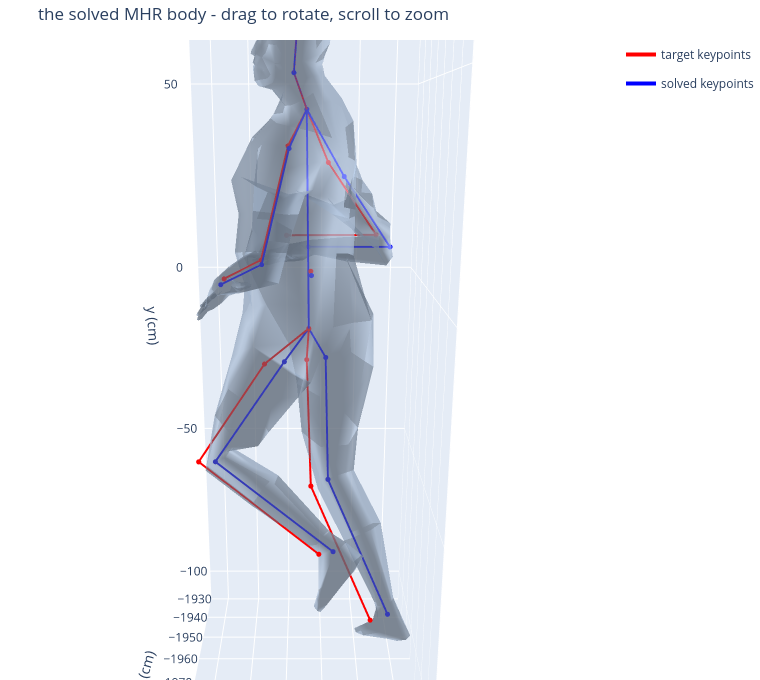

The cell this chart's notebook holds for it:
### Code cell
video_path = sorted(VIDEOS.rglob("*.mkv"))[9]
subject, clip_id, view = video_path.stem.split("-")
frames = load_clip(JOINTS_DIR / subject / f"{subject}-{clip_id}.c3d")
K, E = read_camera(subject, view)
order = list(ik.TARGET_TO_RIG)

index = 220
photo = video_frame(video_path, index)
target_points = ik.targets_from_aspset(frames[index])
pose = ik.solve(rig, target_points)
solved_points = ik.posed_keypoints(rig, pose)

mesh = ik.mesh_from_pose(rig, pose)
vertices = np.asarray(getattr(mesh, "vertices", mesh), dtype=float)
triangles = np.asarray(faces(rig.model), dtype=int)

# ---------------------------------------------------------------- 1. 3D keypoints
figure = plt.figure(figsize=(9, 4.4))
for k, (elev, azim, title) in enumerate([(8, -75, "3D keypoints - front"),
                                         (8, 15, "3D keypoints - side")]):
    ax = figure.add_subplot(1, 2, k + 1, projection="3d")
    draw(ax, target_points, "tab:red", label="target", width=1.2)
    draw(ax, solved_points, "tab:blue", label="solved")
    tidy(ax, target_points, title)
    ax.view_init(elev=elev, azim=azim)
ax.legend(loc="upper right", fontsize=6)
plt.tight_layout(); plt.show()

# ------------------------------------------------- 2. interactive 3D body model
try:

    # MHR is y-up; plot as (x, z, y) so the figure is z-up like the matplotlib views.
    vx, vy, vz = vertices[:, 0], vertices[:, 2], vertices[:, 1]
    body = go.Mesh3d(x=vx, y=vy, z=vz,
                     i=triangles[:, 0], j=triangles[:, 1], k=triangles[:, 2],
                     color="lightsteelblue", opacity=0.55, flatshading=False,
                     lighting=dict(ambient=0.55, diffuse=0.7, specular=0.15),
                     name="MHR body", hoverinfo="skip", showscale=False)

    traces = [body]
    for points, colour, name in ((target_points, "red", "target keypoints"),
                                 (solved_points, "blue", "solved keypoints")):
        for a, b in SKELETON:
            pa, pb = points[a], points[b]
            traces.append(go.Scatter3d(x=[pa[0], pb[0]], y=[pa[2], pb[2]], z=[pa[1], pb[1]],
                                       mode="lines", line=dict(color=colour, width=4),
                                       name=name, legendgroup=name,
                                       showlegend=(a, b) == SKELETON[0], hoverinfo="skip"))
        names = list(points)
        xyz = np.array([points[n] for n in names])
        traces.append(go.Scatter3d(x=xyz[:, 0], y=xyz[:, 2], z=xyz[:, 1], mode="markers",
                                   marker=dict(size=3, color=colour), text=names,
                                   name=name, legendgroup=name, showlegend=False,
                                   hovertemplate="%{text}<extra></extra>"))

    figure3d = go.Figure(traces)
    figure3d.update_layout(
        title="the solved MHR body - drag to rotate, scroll to zoom",
        width=760, height=680, margin=dict(l=0, r=0, t=40, b=0),
        scene=dict(xaxis_title="x (cm)", yaxis_title="z (cm)", zaxis_title="y (cm)",
                   aspectmode="data",
                   camera=dict(eye=dict(x=0.0, y=-2.0, z=0.6))))
    figure3d.show()

except ImportError:
    print("plotly is not installed (`pip install plotly`) - "
          "falling back to a static 3D view of the mesh.")
    ax = plt.figure(figsize=(4.5, 6)).add_subplot(projection="3d")
    step = max(1, len(vertices) // 4000)
    ax.scatter(vertices[::step, 0], vertices[::step, 2], vertices[::step, 1],
               s=0.4, color="lightsteelblue")
    draw(ax, solved_points, "tab:blue")
    tidy(ax, solved_points, "the solved MHR body")
    plt.show()

# ------------------------------------------------------------- 3. the 2D image
# Build a camera for mhr_kit's renderer that matches ASPset's real camera.
# ASPset maps world -> camera in mm/y-down; our mesh is cm/y-up, so we fold the
# flip and the unit change into the rotation and translation.
flip = np.diag([1.0, -1.0, -1.0])
rotation = E[:3, :3] @ flip
translation = E[:3, 3] / 10.0                      # mm -> cm
camera = render.Camera(focal=float(K[0, 0]), center=(float(K[0, 2]), float(K[1, 2])),
                       size=(photo.shape[1], photo.shape[0]),
                       rotation=rotation, translation=translation)

overlay = render.render(mesh, triangles, camera, background=photo, alpha=0.55)

box = project(np.array([frames[index][ik.ASPSET_ORDER.index(n)] for n in order]), K, E)
x1, y1 = box.min(0) - 90
x2, y2 = box.max(0) + 90

figure, axes = plt.subplots(1, 2, figsize=(10, 5))
axes[0].imshow(photo); axes[0].set(title="the photograph", xticks=[], yticks=[])
axes[1].imshow(overlay); axes[1].set(title="the solved MHR body, drawn back into it",
                                     xticks=[], yticks=[])
for ax in axes:
    ax.set_xlim(x1, x2); ax.set_ylim(y2, y1)
plt.tight_layout(); plt.show()

### Figure 1 — Plotly figure (JSON) as saved in the notebook; plotly's stock layout.template omitted (floating-point values rounded to 4 significant figures; data arrays with more than 128 entries replaced by an {"elided": "..."} marker saying what was removed)
{"data": [{"color": "lightsteelblue", "flatshading": false, "hoverinfo": "skip", "i": {"elided": "1186 int values"}, "j": {"elided": "1186 int values"}, "k": {"elided": "1186 int values"}, "lighting": {"ambient": 0.55, "diffuse": 0.7, "specular": 0.15}, "name": "MHR body", "opacity": 0.55, "showscale": false, "type": "mesh3d", "x": {"elided": "595 float values"}, "y": {"elided": "595 float values"}, "z": {"elided": "595 float values"}}, {"hoverinfo": "skip", "legendgroup": "target keypoints", "line": {"color": "red", "width": 4}, "mode": "lines", "name": "target keypoints", "showlegend": true, "type": "scatter3d", "x": [-523.8, -524.3], "y": [-1965.0, -1958.0], "z": [-9.1, 42.87]}, {"hoverinfo": "skip", "legendgroup": "target keypoints", "line": {"color": "red", "width": 4}, "mode": "lines", "name": "target keypoints", "showlegend": false, "type": "scatter3d", "x": [-524.3, -527.4], "y": [-1958.0, -1957.0], "z": [42.87, 51.13]}, {"hoverinfo": "skip", "legendgroup": "target keypoints", "line": {"color": "red", "width": 4}, "mode": "lines", "name": "target keypoints", "showlegend": false, "type": "scatter3d", "x": [-527.4, -526.1], "y": [-1957.0, -1953.0], "z": [51.13, 68.23]}, {"hoverinfo": "skip", "legendgroup": "target keypoints", "line": {"color": "red", "width": 4}, "mode": "lines", "name": "target keypoints", "showlegend": false, "type": "scatter3d", "x": [-524.3, -519.0], "y": [-1958.0, -1954.0], "z": [42.87, 30.43]}, {"hoverinfo": "skip", "legendgroup": "target keypoints", "line": {"color": "red", "width": 4}, "mode": "lines", "name": "target keypoints", "showlegend": false, "type": "scatter3d", "x": [-519.0, -504.9], "y": [-1954.0, -1935.0], "z": [30.43, 10.08]}, {"hoverinfo": "skip", "legendgroup": "target keypoints", "line": {"color": "red", "width": 4}, "mode": "lines", "name": "target keypoints", "showlegend": false, "type": "scatter3d", "x": [-504.9, -529.9], "y": [-1935.0, -1935.0], "z": [10.08, 9.978]}, {"hoverinfo": "skip", "legendgroup": "target keypoints", "line": {"color": "red", "width": 4}, "mode": "lines", "name": "target keypoints", "showlegend": false, "type": "scatter3d", "x": [-524.3, -528.5], "y": [-1958.0, -1974.0], "z": [42.87, 34.81]}, {"hoverinfo": "skip", "legendgroup": "target keypoints", "line": {"color": "red", "width": 4}, "mode": "lines", "name": "target keypoints", "showlegend": false, "type": "scatter3d", "x": [-528.5, -533.7], "y": [-1974.0, -1994.0], "z": [34.81, 12.82]}, {"hoverinfo": "skip", "legendgroup": "target keypoints", "line": {"color": "red", "width": 4}, "mode": "lines", "name": "target keypoints", "showlegend": false, "type": "scatter3d", "x": [-533.7, -543.2], "y": [-1994.0, -1977.0], "z": [12.82, 5.729]}, {"hoverinfo": "skip", "legendgroup": "target keypoints", "line": {"color": "red", "width": 4}, "mode": "lines", "name": "target keypoints", "showlegend": false, "type": "scatter3d", "x": [-523.8, -524.3], "y": [-1965.0, -1963.0], "z": [-9.1, -17.7]}, {"hoverinfo": "skip", "legendgroup": "target keypoints", "line": {"color": "red", "width": 4}, "mode": "lines", "name": "target keypoints", "showlegend": false, "type": "scatter3d", "x": [-524.3, -523.1], "y": [-1963.0, -1954.0], "z": [-17.7, -57.47]}, {"hoverinfo": "skip", "legendgroup": "target keypoints", "line": {"color": "red", "width": 4}, "mode": "lines", "name": "target keypoints", "showlegend": false, "type": "scatter3d", "x": [-523.1, -506.8], "y": [-1954.0, -1968.0], "z": [-57.47, -91.13]}, {"hoverinfo": "skip", "legendgroup": "target keypoints", "line": {"color": "red", "width": 4}, "mode": "lines", "name": "target keypoints", "showlegend": false, "type": "scatter3d", "x": [-523.8, -534.8], "y": [-1965.0, -1968.0], "z": [-9.1, -17.51]}, {"hoverinfo": "skip", "legendgroup": "target keypoints", "line": {"color": "red", "width": 4}, "mode": "lines", "name": "target keypoints", "showlegend": false, "type": "scatter3d", "x": [-534.8, -553.8], "y": [-1968.0, -1957.0], "z": [-17.51, -48.89]}, {"hoverinfo": "skip", "legendgroup": "target keypoints", "line": {"color": "red", "width": 4}, "mode": "lines", "name": "target keypoints", "showlegend": false, "type": "scatter3d", "x": [-553.8, -521.1], "y": [-1957.0, -1972.0], "z": [-48.89, -68.47]}, {"hovertemplate": "%{text}<extra></extra>", "legendgroup": "target keypoints", "marker": {"color": "red", "size": 3}, "mode": "markers", "name": "target keypoints", "showlegend": false, "text": ["right_ankle", "right_knee", "right_hip", "right_wrist", "right_elbow", "right_shoulder", "left_ankle", "left_knee", "left_hip", "left_wrist", "left_elbow", "left_shoulder", "head_top", "head", "neck", "spine", "pelvis"], "type": "scatter3d", "x": [-521.1, -553.8, -534.8, -543.2, -533.7, -528.5, -506.8, -523.1, -524.3, -529.9, -504.9, -519.0, -526.1, -527.4, -524.3, -523.3, -523.8], "y": [-1972.0, -1957.0, -1968.0, -1977.0, -1994.0, -1974.0, -1968.0, -1954.0, -1963.0, -1935.0, -1935.0, -1954.0, -1953.0, -1957.0, -1958.0, -1963.0, -1965.0], "z": [-68.47, -48.89, -17.51, 5.729, 12.82, 34.81, -91.13, -57.47, -17.7, 9.978, 10.08, 30.43, 68.23, 51.13, 42.87, 4.926, -9.1]}, {"hoverinfo": "skip", "legendgroup": "solved keypoints", "line": {"color": "blue", "width": 4}, "mode": "lines", "name": "solved keypoints", "showlegend": true, "type": "scatter3d", "x": [-523.8, -524.3], "y": [-1965.0, -1958.0], "z": [-9.1, 42.86]}, {"hoverinfo": "skip", "legendgroup": "solved keypoints", "line": {"color": "blue", "width": 4}, "mode": "lines", "name": "solved keypoints", "showlegend": false, "type": "scatter3d", "x": [-524.3, -527.4], "y": [-1958.0, -1957.0], "z": [42.86, 51.13]}, {"hoverinfo": "skip", "legendgroup": "solved keypoints", "line": {"color": "blue", "width": 4}, "mode": "lines", "name": "solved keypoints", "showlegend": false, "type": "scatter3d", "x": [-527.4, -526.0], "y": [-1957.0, -1953.0], "z": [51.13, 69.72]}, {"hoverinfo": "skip", "legendgroup": "solved keypoints", "line": {"color": "blue", "width": 4}, "mode": "lines", "name": "solved keypoints", "showlegend": false, "type": "scatter3d", "x": [-524.3, -515.0], "y": [-1958.0, -1954.0], "z": [42.86, 27.02]}, {"hoverinfo": "skip", "legendgroup": "solved keypoints", "line": {"color": "blue", "width": 4}, "mode": "lines", "name": "solved keypoints", "showlegend": false, "type": "scatter3d", "x": [-515.0, -501.0], "y": [-1954.0, -1935.0], "z": [27.02, 6.766]}, {"hoverinfo": "skip", "legendgroup": "solved keypoints", "line": {"color": "blue", "width": 4}, "mode": "lines", "name": "solved keypoints", "showlegend": false, "type": "scatter3d", "x": [-501.0, -523.8], "y": [-1935.0, -1935.0], "z": [6.766, 6.761]}, {"hoverinfo": "skip", "legendgroup": "solved keypoints", "line": {"color": "blue", "width": 4}, "mode": "lines", "name": "solved keypoints", "showlegend": false, "type": "scatter3d", "x": [-524.3, -528.3], "y": [-1958.0, -1975.0], "z": [42.86, 34.29]}, {"hoverinfo": "skip", "legendgroup": "solved keypoints", "line": {"color": "blue", "width": 4}, "mode": "lines", "name": "solved keypoints", "showlegend": false, "type": "scatter3d", "x": [-528.3, -533.5], "y": [-1975.0, -1996.0], "z": [34.29, 12.19]}, {"hoverinfo": "skip", "legendgroup": "solved keypoints", "line": {"color": "blue", "width": 4}, "mode": "lines", "name": "solved keypoints", "showlegend": false, "type": "scatter3d", "x": [-533.5, -544.0], "y": [-1996.0, -1978.0], "z": [12.19, 4.397]}, {"hoverinfo": "skip", "legendgroup": "solved keypoints", "line": {"color": "blue", "width": 4}, "mode": "lines", "name": "solved keypoints", "showlegend": false, "type": "scatter3d", "x": [-523.8, -519.4], "y": [-1965.0, -1961.0], "z": [-9.1, -17.76]}, {"hoverinfo": "skip", "legendgroup": "solved keypoints", "line": {"color": "blue", "width": 4}, "mode": "lines", "name": "solved keypoints", "showlegend": false, "type": "scatter3d", "x": [-519.4, -518.3], "y": [-1961.0, -1952.0], "z": [-17.76, -56.3]}, {"hoverinfo": "skip", "legendgroup": "solved keypoints", "line": {"color": "blue", "width": 4}, "mode": "lines", "name": "solved keypoints", "showlegend": false, "type": "scatter3d", "x": [-518.3, -501.9], "y": [-1952.0, -1966.0], "z": [-56.3, -90.41]}, {"hoverinfo": "skip", "legendgroup": "solved keypoints", "line": {"color": "blue", "width": 4}, "mode": "lines", "name": "solved keypoints", "showlegend": false, "type": "scatter3d", "x": [-523.8, -529.9], "y": [-1965.0, -1966.0], "z": [-9.1, -17.57]}, {"hoverinfo": "skip", "legendgroup": "solved keypoints", "line": {"color": "blue", "width": 4}, "mode": "lines", "name": "solved keypoints", "showlegend": false, "type": "scatter3d", "x": [-529.9, -549.6], "y": [-1966.0, -1954.0], "z": [-17.57, -49.99]}, {"hoverinfo": "skip", "legendgroup": "solved keypoints", "line": {"color": "blue", "width": 4}, "mode": "lines", "name": "solved keypoints", "showlegend": false, "type": "scatter3d", "x": [-549.6, -517.3], "y": [-1954.0, -1969.0], "z": [-49.99, -69.33]}, {"hovertemplate": "%{text}<extra></extra>", "legendgroup": "solved keypoints", "marker": {"color": "blue", "size": 3}, "mode": "markers", "name": "solved keypoints", "showlegend": false, "text": ["pelvis", "spine", "neck", "head", "head_top", "left_shoulder", "left_elbow", "left_wrist", "right_shoulder", "right_elbow", "right_wrist", "left_hip", "left_knee", "left_ankle", "right_hip", "right_knee", "right_ankle"], "type": "scatter3d", "x": [-523.8, -523.2, -524.3, -527.4, -526.0, -515.0, -501.0, -523.8, -528.3, -533.5, -544.0, -519.4, -518.3, -501.9, -529.9, -549.6, -517.3], "y": [-1965.0, -1965.0, -1958.0, -1957.0, -1953.0, -1954.0, -1935.0, -1935.0, -1975.0, -1996.0, -1978.0, -1961.0, -1952.0, -1966.0, -1966.0, -1954.0, -1969.0], "z": [-9.1, 4.276, 42.86, 51.13, 69.72, 27.02, 6.766, 6.761, 34.29, 12.19, 4.397, -17.76, -56.3, -90.41, -17.57, -49.99, -69.33]}], "layout": {"height": 680, "margin": {"b": 0, "l": 0, "r": 0, "t": 40}, "scene": {"aspectmode": "data", "camera": {"eye": {"x": 0, "y": -2, "z": 0.6}}, "xaxis": {"title": {"text": "x (cm)"}}, "yaxis": {"title": {"text": "z (cm)"}}, "zaxis": {"title": {"text": "y (cm)"}}}, "title": {"text": "the solved MHR body - drag to rotate, scroll to zoom"}, "width": 760}}
